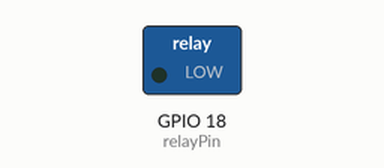
Bench run of a sketch on a simulated ESP32. On the bench: switched loads named in the sketch (green lamp = pin HIGH). WiFi joins after 1.5 s; servers stay silent unless stated; uploads are accepted with an empty reply; what the sketch prints to the serial monitor is not drawn.

Above: at 2.3 s.
Timing chart, 0 to 3.8 s (numbered marks = the images above):
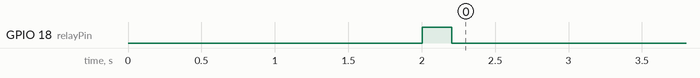

The sketch:

FocoAPI.ino
```cpp
#include <WiFi.h>
#include <ESPAsyncWebSrv.h>
#include <ArduinoJson.h>
#include <HTTPClient.h>

const char* ssid = "POCO X3 NFC";
const char* password = "123456780";
char* token = "";
AsyncWebServer server(80);

const int relayPin = 18;

void setup() {
  Serial.begin(115200);

  // Conectarse a la red WiFi
  WiFi.begin(ssid, password);
  while (WiFi.status() != WL_CONNECTED) {
    delay(1000);
    Serial.println("Conectando a WiFi...");
  }

  // Configurar la ruta para recibir la solicitud HTTP y activar el relé
  server.on("/desactivar_rele", HTTP_GET, [](AsyncWebServerRequest *request){
    digitalWrite(relayPin, HIGH);
    request->send_P(200, "text/plain", "Relé activado");
  });

  server.on("/activar_rele", HTTP_GET, [](AsyncWebServerRequest *request){
    digitalWrite(relayPin, LOW);
    request->send(200, "text/plain", "Relé desactivado");
  });

  // Iniciar el servidor web
  server.begin();

  // Configurar el pin del relé como salida
  pinMode(relayPin, OUTPUT);
  digitalWrite(relayPin, HIGH);

  Serial.println("Servidor iniciado");
  Serial.println(WiFi.localIP());
}

void loop() {
    if (WiFi.status() == WL_CONNECTED) {
    HTTPClient http;

    // Especificar la URL de la API que deseas llamar
    http.begin("http://192.168.149.99/estado.php?id=2");
    // Realizar la solicitud GET
    int httpResponseCode = http.GET();

    // Verificar el código de respuesta
    if (httpResponseCode > 0) {
      String response = http.getString();


      if(response == "0") {
          digitalWrite(relayPin, HIGH);
      } else {
        digitalWrite(relayPin, LOW);
      }

      Serial.println("Respuesta recibida: " + response);
    } else {
      Serial.println("Error en la solicitud. Código de respuesta: " + String(httpResponseCode));
    }

    http.end();

    delay(1000); // Esperar 5 segundos antes de realizar la próxima solicitud
  }
}
```

Measured:
- by itself, GPIO 18 (relayPin): HIGH → LOW at 2.2 s
